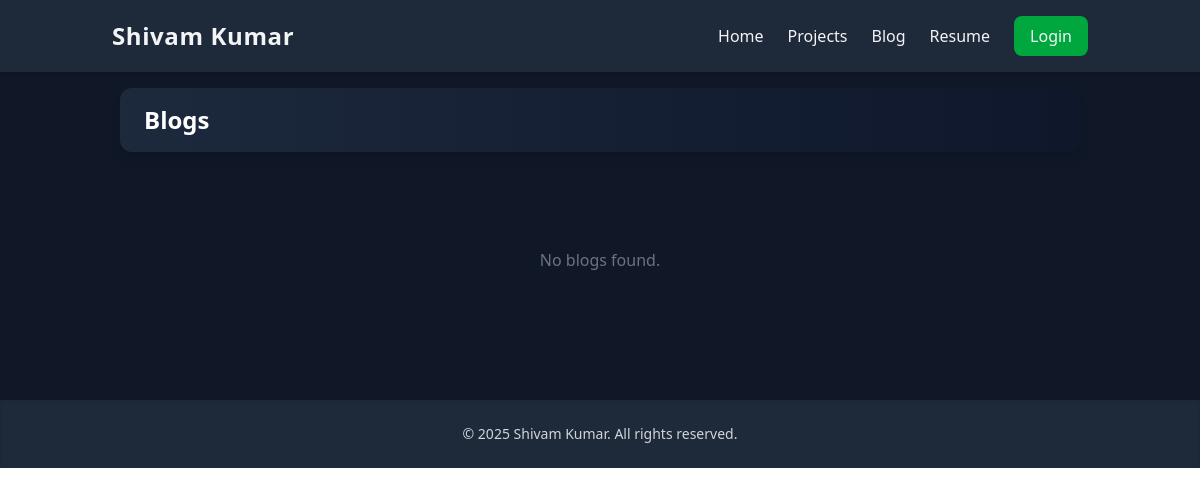
/blog/, run on an earlier commit of the app's database.
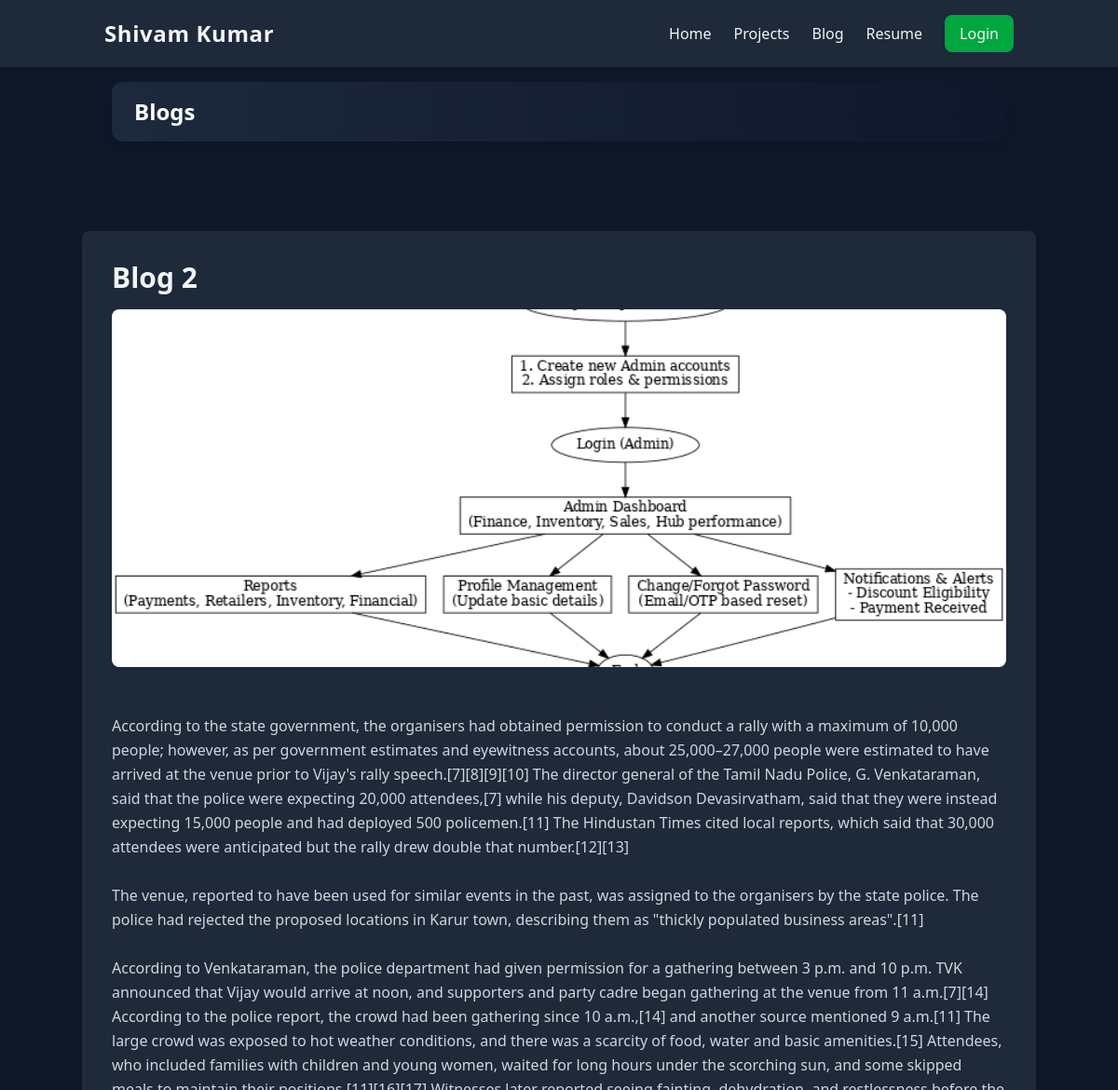
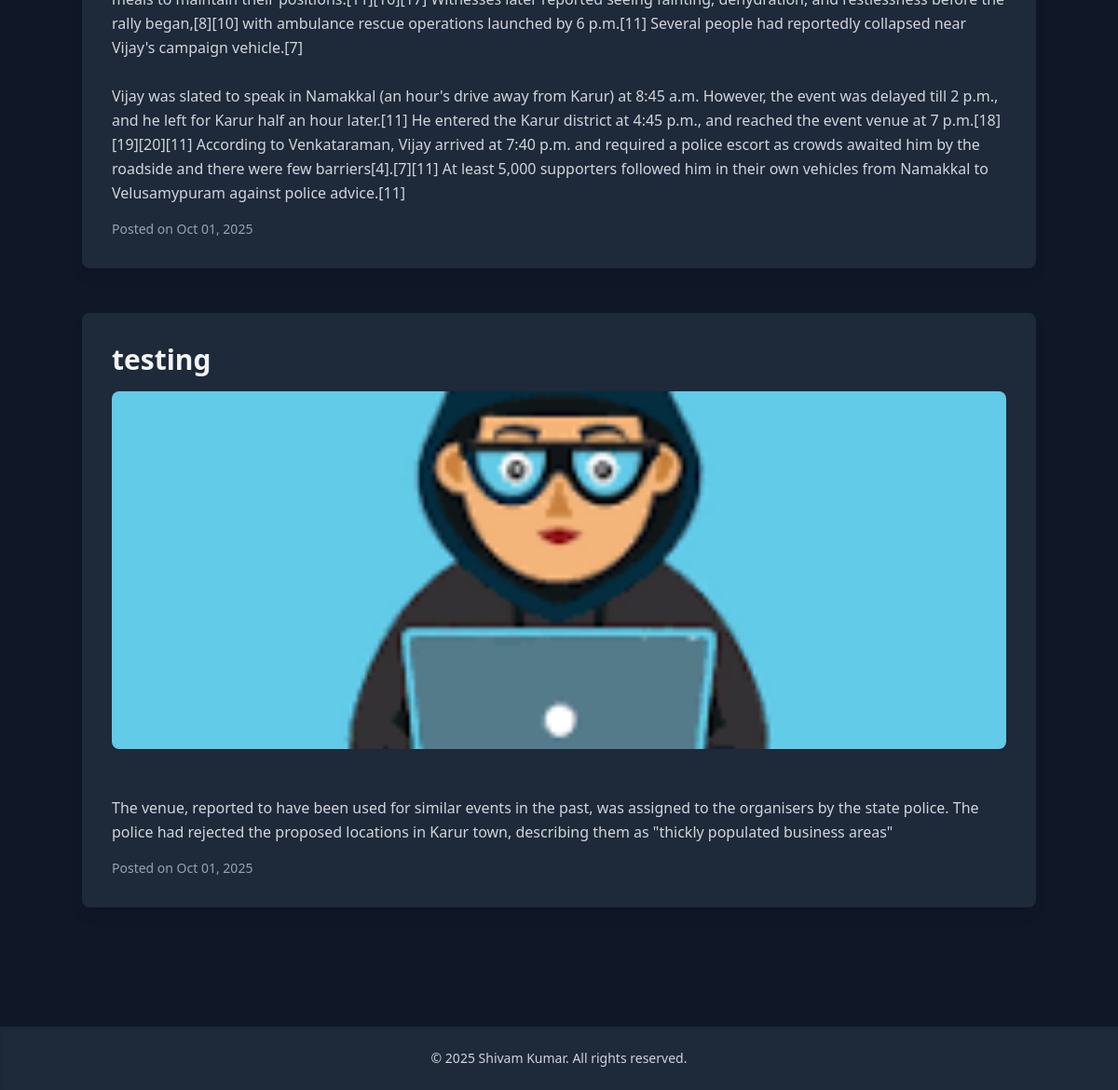
And on a later commit of the database (2 pictures, top to bottom).
### home/models.py (models this page shows, shortened)
class Blog(models.Model):
    title = models.CharField(max_length=200)
    content = models.TextField()
    image = models.ImageField(upload_to=blog_image_path, blank=True, null=True)
    created_at = models.DateTimeField(auto_now_add=True)
    class Meta:
        db_table = "bloge"

### home/views.py (the view)
# urls.py: path('blog/', views.blog, name='blog'),
def blog(request):
    if request.method == "POST":
        form = BlogForm(request.POST, request.FILES)
        if form.is_valid():
            blog = form.save(commit=False)
            blog.save()
            if blog.image:
                ext = blog.image.name.split('.')[-1]
                new_name = f"blog/{blog.id}.{ext}"
                new_path = os.path.join(settings.MEDIA_ROOT, new_name)
                old_path = blog.image.path
                os.rename(old_path, new_path)
                blog.image.name = new_name
                blog.save()
            return redirect("blog")
    else:
        form = BlogForm()
    blogs = Blog.objects.all().order_by("-created_at")[:6]
    return render(request, "home/blog.html", {"blogs": blogs, "form": form})

### templates/home/blog.html (shortened to what this page needs)
{% extends "__base.html" %} {% block content %} {% load static %}
<div
  class="bg-gradient-to-r from-slate-800 to-slate-900 text-white shadow-lg rounded-xl mx-[10%] my-4"
>
  <div class="flex justify-between items-center px-6 py-4">
    <a
      class="text-2xl font-extrabold hover:shadow-lg hover:shadow-indigo-500/50 transition-all duration-300"
    >
      Blogs
    </a>
  </div>
</div>
<section class="py-20 bg-gray-900 z-10 relative">
  <div class="container mx-auto space-y-12">
    {% for blog in blogs %}
    <div
      class="p-8 bg-gray-800 rounded-lg shadow-lg hover:shadow-2xl transition duration-300"
    >
      <div class="flex justify-between items-start mb-4">
        <h2 class="text-3xl font-bold text-gray-100">{{ blog.title }}</h2>
      </div>
      <img
        src="{{ blog.image.url }}"
        alt="{{ blog.title }}"
        class="rounded-lg mb-6 w-full h-96 object-cover"
      />
      <p class="text-gray-300 leading-relaxed whitespace-pre-line">
        {{ blog.content }}
      </p>
      <p class="text-sm text-gray-400 mt-4">
        Posted on {{ blog.created_at|date:"M d, Y" }}
      </p>
    </div>
    {% empty %}
    <p class="text-gray-500 text-center">No blogs found.</p>
    {% endfor %}
  </div>
</section>
{% endblock %}

What changed in the data, as far as the page shows it:
added Blog: title "Blog 2", image (picture), content "According to the state government, the organisers had obtained permission to conduct a rally with a maximum of 10,000 people; however, as per government estimates and eyewitness accounts, about 25,000–27,000 people were estimated to have arrived at the venue prior to Vijay's rally speech.[7][8][9][10] The director general of the Tamil Nadu Police, G. Venkataraman, said that the police were expecting 20,000 attendees,[7] while his deputy, Davidson Devasirvatham, said that they were instead expecting 15,000 people and had deployed 500 policemen.[11] The Hindustan Times cited local reports, which said that 30,000 attendees were anticipated but the rally drew double that number.[12][13] The…", created_at "Oct 01, 2025"
added Blog: title "testing", image (picture), content "The venue, reported to have been used for similar events in the past, was assigned to the organisers by the state police. The police had rejected the proposed locations in Karur town, describing them as \"thickly populated business areas\"", created_at "Oct 01, 2025"
Also different on the page:
text no longer shown: "No blogs found."
